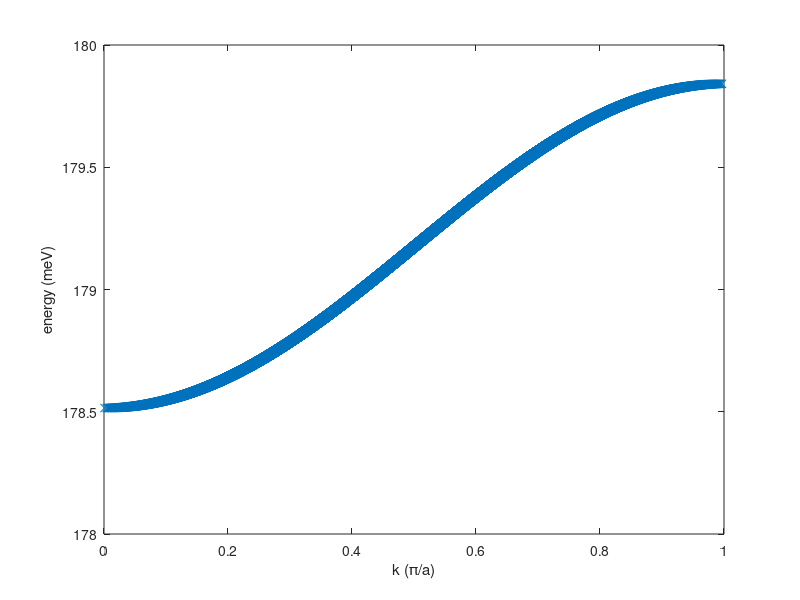

MATLAB code to generate this figure:
%electron dispersion using the Kronig-Penney model

%constants
me=5.68572e-32; %kg electron mass
hbar=1.054e-34; %hbar
db=5.9e-9 ; %m barrier thickness
dw=3.9e-9 ; %m well thickness
a=db+dw; %m SL period
Emax=1200e-3*1.6e-19; %J maximum energy for calculation
Egw = 1.42*1.6e-19; %J -energy gap of the well at 10K
Egb = 2.16*1.6e-19; %J -energy gap of the barrier at 10K
V0 = Egb - Egw; %J barrier height

%create the energy range over which to calculate
%E = 0.1e-24:0.1e-24:Emax;
E = 0.1e-25:0.1e-25:4e-20;

%calculate the wavevectors in the barrier and well for each E
D = V0 - E(:,:);
Kb = ((D.*2*me)/hbar^2).^0.5;
Kw = (E.*2*me/hbar^2).^0.5;

%calculate the dispersion
Q = ((Kb.^2)-(Kw.^2))./(Kb.*Kw.*2) ;
W = sinh(Kb.*db).*sin(Kw.*dw);
T = cosh(Kb.*db).*cos(Kw.*dw);
U = (Q.*W + T);


I_band = find(U <=1 & U >= -1);
I_gap = find(U > 1 | U < -1);
U_band = U(I_band);
E_band = E(I_band);
U_gap = U(I_gap);
E_gap = E(I_gap);

ka_band = acos(U_band);

%change units for plotting
k_band = ka_band/pi;
E_band = E_band./1.6e-22;


%plot the result
figure
plot(k_band,E_band,'x')
xlabel('k (\pi/a)');
ylabel('energy (meV)');



